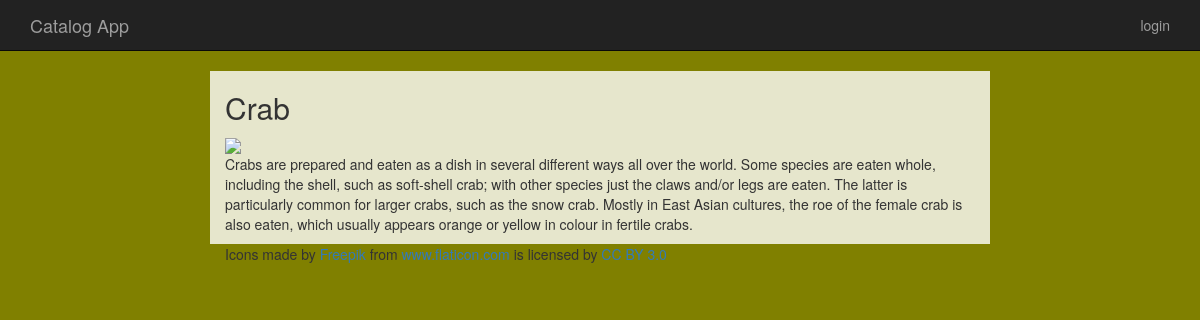
/item/12, run on the app's committed database.
### database_setup.py (models this page shows, shortened)
class Item(Base):
    __tablename__ = 'item'
    name =Column(String(80), nullable = False)
    id = Column(Integer, primary_key = True)
    description = Column(String(1000))
    picture = Column(String(250))
    catalog_id = Column(Integer,ForeignKey('catalog.id'))
    user_id = Column(Integer, ForeignKey('user.id'))
    last_edit = Column(DateTime,default = now())
    user = relationship(User)
    catalog = relationship(Catalog)

### main.py (the view)
@app.route('/item/<int:item_id>')
def item_page(item_id):
    try:
        item = session.query(Item).filter_by(id = item_id).one()
        return render_template("item.html", item = item, login_session = login_session)
    except:
        return make_response(render_template("error.html", code =404, message = "file not found"), 404)

### templates/item.html (shortened to what this page needs)
{% extends "main.html" %}
{% block content %}
{% include "nav.html" %}
<div class="container">
  <div class="row">
    <div class="content_container col-lg-8 col-lg-offset-2 col-md-10 col-md-offset-1 col-sm-12">
<div>
    <div><h2>{{item.name}}</h2></div>
    <div>
          {% if item.picture %}
              <img src="{{item.picture}}" width="400">
            {% else %}
              <img src="{{url_for('static', filename = 'question.png' )}}">
          {% endif %}
    </div>
    {% if item.description %}
    <div><p>{{item.description}}</p></div>
    {% else %}
     <div><p>The author was too lazy to write anything.</p></div>
    {% endif %}
</div>
</div>
{% include "icon_copyright.html" %}
</div>
</div>
{% endblock%}

### static/styles.css (style rules this page uses)
body { background-color: olive; padding-top:70px; }
.content_container { background-color: rgba(255,255,255,0.8); }

### data on the page
Item: name "Crab", description "Crabs are prepared and eaten as a dish in several different ways all over the world. Some species are eaten whole, including the shell, such as soft-shell crab; with other species just the claws and/or legs are eaten. The latter is particularly common for larger crabs, such as the snow crab. Mostly in East Asian cultures, the roe of the female crab is also eaten, which usually appears orange or yellow in colour in fertile crabs."
